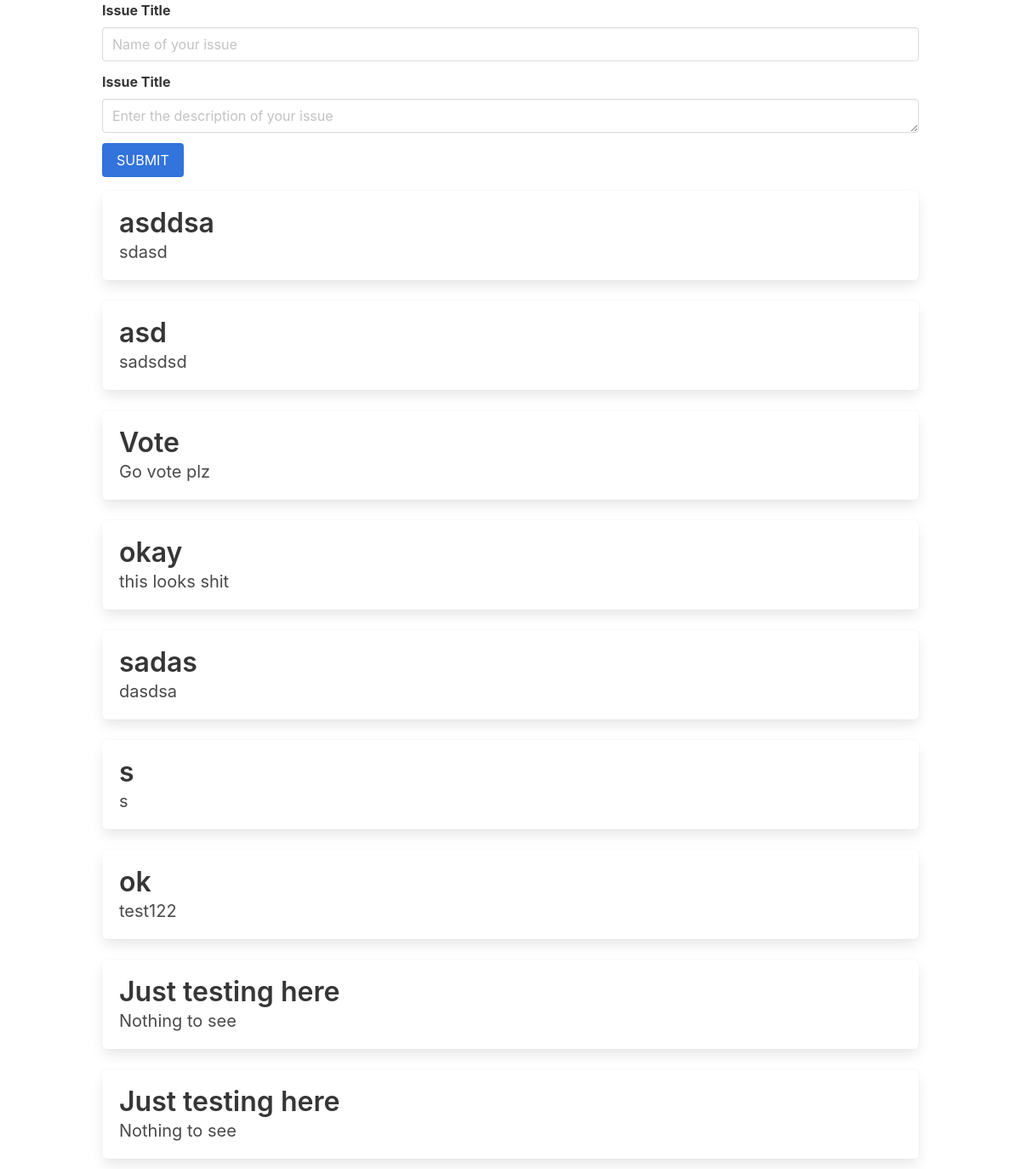
Before: /makeissue with the older database file.
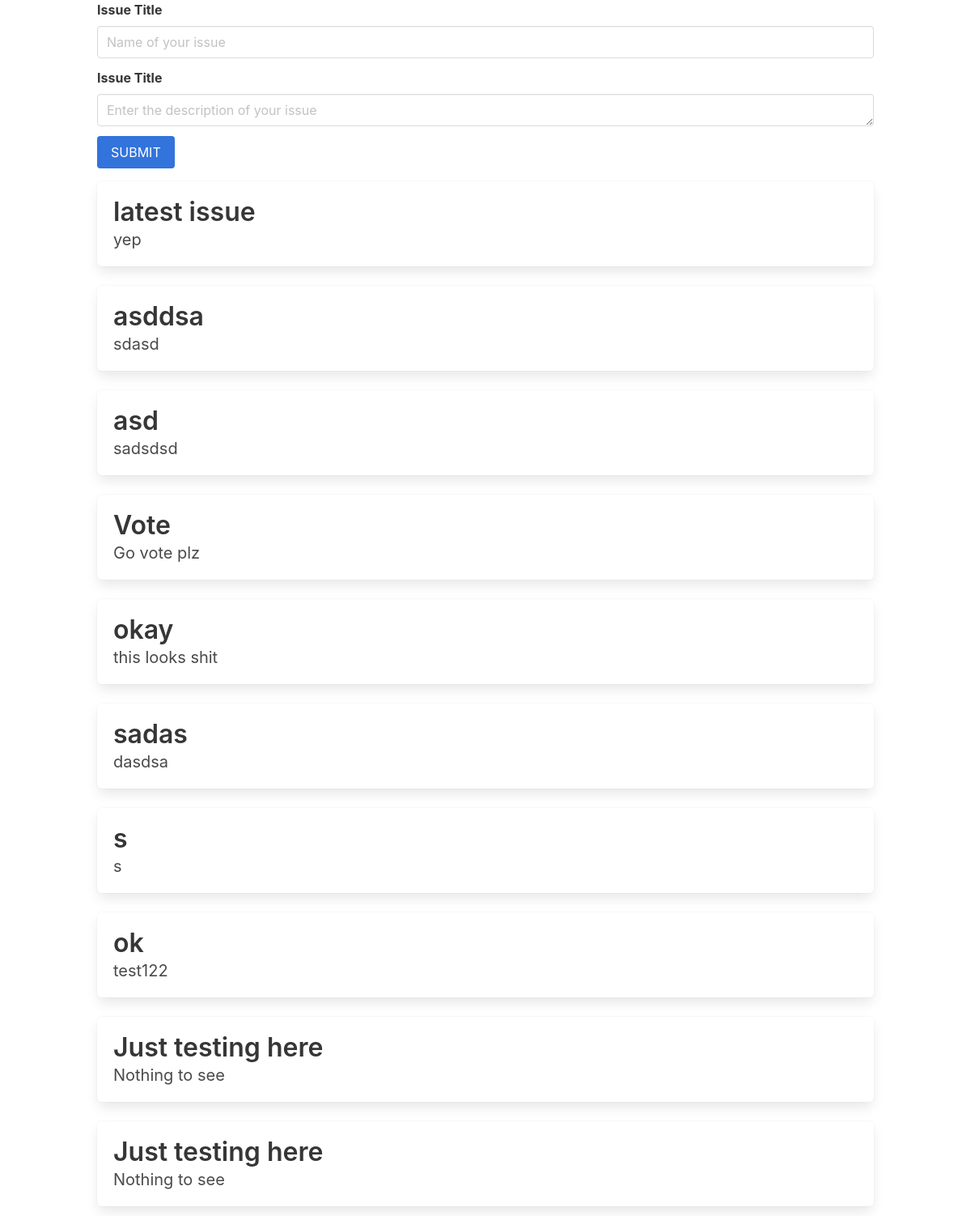
After: the same page with the newer database file.
### emailreps/models.py (models this page shows, shortened)
class Issue(models.Model):
    issue_name = models.CharField(max_length=200)
    issue_text = models.TextField()

### emailreps/views.py (the view)
# urls.py: path('makeissue', views.make_issue, name='make_issue'),
def make_issue(request):
    issue_form = IssueForm()
    curr_issues = reversed(Issue.objects.all())
    context = {'issue_form': issue_form, 'issues': curr_issues}
    return render(request, 'make_issue.html', context)

### emailreps/forms.py
class IssueForm(forms.ModelForm):
    class Meta:
        model = Issue
        fields = ['issue_name', 'issue_text']
        widgets = {
            'issue_name': forms.TextInput(
            attrs={'id': 'issname', 'class':'input', 'placeholder': 'Name of your issue', 'aria-label' : 'Issue Title'}),
            'issue_text': forms.Textarea(
            attrs={'id': 'isstxt', 'class':'input', 'placeholder': 'Enter the description of your issue', 'aria-label' : 'Issue Text'})
        }

### emailreps/templates/make_issue.html (shortened to what this page needs)
{% load static %}
<link rel="stylesheet"type="text/css" href="{% static 'CSS/bulma.css' %}">
<div class="container">
<form action="{% url 'emailreps:post_issue' %}" method="POST" role="form">
	<div class="field">
		<label for="issname" class="label"> Issue Title </label>
		<div class="control">
		{{issue_form.issue_name}}
		</div>
	</div>
	<div class="field">
		<label for="isstxt" class="label"> Issue Title </label>
		<div class="control">
		{{issue_form.issue_text}}
		</div>
	</div>
	<button class="button is-link" type="submit">SUBMIT</button>
</form>
</div>
<div class="container">
<div class="tile is-ancestor">
	<div class="tile is-vertical">
		<div class="tile is-parent is-vertical">
		{% for issue in issues %}
			<div class="tile is-child box">
				<p class="title"> {{issue.issue_name}} </p>
				<p class="subtitle"> {{issue.issue_text}} </p>
			</div>
		{% endfor %}
		</div>
	</div>
</div>
</div>

Changed rows visible on the page:
added Issue: issue_name "latest issue", issue_text "yep"
